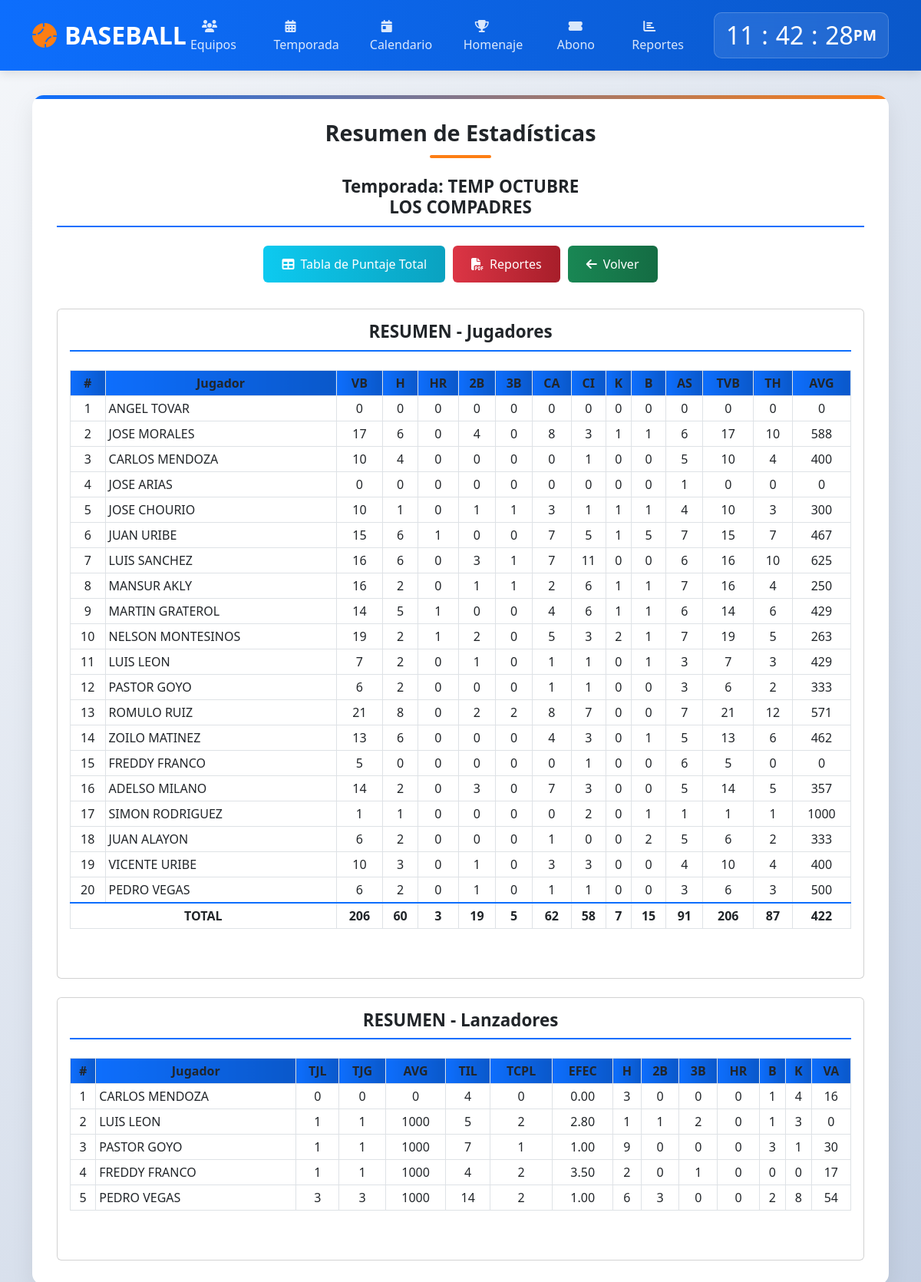
The app's page /modulos/resumen/resumen.php?id=112 with its own data.
### tables this page shows
CREATE TABLE `tab_clasf` (
  `id_tab` int(100) NOT NULL,
  `id_temp` int(100) NOT NULL,
  `id_team` int(100) NOT NULL,
  `name_team` varchar(50) NOT NULL,
  `categoria` varchar(1) NOT NULL,
  `jj` int(100) DEFAULT NULL,
  `jg` int(100) DEFAULT NULL,
  `jp` int(100) DEFAULT NULL,
  `je` int(100) DEFAULT NULL,
  `avg` int(10) DEFAULT NULL,
  `ca` int(100) DEFAULT NULL,
  `ce` int(100) DEFAULT NULL,
  `dif` int(100) DEFAULT NULL
);

CREATE TABLE `temporada` (
  `id_temp` int(100) NOT NULL,
  `name_temp` text NOT NULL,
  `categoria` varchar(1) NOT NULL,
  `partidas` int(100) NOT NULL,
  `innings` int(10) NOT NULL,
  `valor` decimal(10,2) NOT NULL,
  `nequipos` int(10) NOT NULL,
  `activo` int(1) DEFAULT NULL
);

CREATE TABLE `resumen_stats` (
  `id_rsts` int(100) NOT NULL,
  `id_tab` int(100) NOT NULL,
  `id_temp` int(100) NOT NULL,
  `id_team` int(100) NOT NULL,
  `id_player` int(100) NOT NULL,
  `cedula` varchar(100) NOT NULL,
  `name_jgstats` varchar(60) NOT NULL,
  `tnj` int(100) DEFAULT NULL,
  `categoria` varchar(1) NOT NULL,
  `vb` int(100) DEFAULT NULL,
  `h` int(100) DEFAULT NULL,
  `hr` int(100) DEFAULT NULL,
  `2b` int(100) DEFAULT NULL,
  `3b` int(100) DEFAULT NULL,
  `ca` int(100) DEFAULT NULL,
  `ci` int(100) DEFAULT NULL,
  `k` int(100) DEFAULT NULL,
  `b` int(100) DEFAULT NULL,
  `a` int(100) DEFAULT NULL,
  `sf` int(100) DEFAULT NULL,
  `br` int(100) DEFAULT NULL,
  `gp` int(100) DEFAULT NULL,
  `tvb` int(100) DEFAULT NULL,
  `th` int(100) DEFAULT NULL,
  `avg` int(100) DEFAULT NULL,
  `cb` decimal(10,2) DEFAULT NULL
);

CREATE TABLE `resumen_lanz` (
  `id_rslz` int(100) NOT NULL,
  `id_tab` int(100) NOT NULL,
  `id_temp` int(100) NOT NULL,
  `id_team` int(100) NOT NULL,
  `id_player` int(100) NOT NULL,
  `cedula` varchar(100) NOT NULL,
  `name_jglz` varchar(60) NOT NULL,
  `tnj` int(100) DEFAULT NULL,
  `categoria` varchar(1) NOT NULL,
  `tjl` int(100) DEFAULT NULL,
  `tjg` int(100) DEFAULT NULL,
  `avg` int(100) DEFAULT NULL,
  `til` int(100) DEFAULT NULL,
  `tcp` int(100) DEFAULT NULL,
  `tcpl` int(100) DEFAULT NULL,
  `efec` decimal(10,2) DEFAULT NULL,
  `h` int(100) DEFAULT NULL,
  `2b` int(100) DEFAULT NULL,
  `3b` int(100) DEFAULT NULL,
  `hr` int(100) DEFAULT NULL,
  `b` int(100) DEFAULT NULL,
  `k` int(100) DEFAULT NULL,
  `va` int(100) DEFAULT NULL,
  `gp` int(100) DEFAULT NULL,
  `ile` int(100) DEFAULT NULL
);

### modulos/resumen/resumen.php (the view, shortened to what the rows shown need)
<?php
$con = conectar();
$id = filter_var($_REQUEST['id'] ?? 0, FILTER_SANITIZE_NUMBER_INT);
$revisar = "SELECT temporada.*, tab_clasf.* FROM temporada
            INNER JOIN tab_clasf ON temporada.id_temp = tab_clasf.id_temp
            WHERE tab_clasf.id_tab = ?";
$stmt = mysqli_prepare($con, $revisar);
mysqli_stmt_bind_param($stmt, "i", $id);
mysqli_stmt_execute($stmt);
$result = mysqli_stmt_get_result($stmt);
$data = mysqli_fetch_array($result);
$id_team = $data['id_team'];
$id_tab = $data['id_tab'];
$cat = $data['categoria'];
?>
<!DOCTYPE html>
<html lang="es">
<head>
    <link href="https://cdn.jsdelivr.net/npm/bootstrap@5.3.0/dist/css/bootstrap.min.css" rel="stylesheet">
    <link rel="stylesheet" href="https://cdnjs.cloudflare.com/ajax/libs/font-awesome/6.4.0/css/all.min.css">
</head>
<body>
    <header class="header">
        <div class="container">
            <div class="d-flex justify-content-between align-items-center">
                <div class="clock-container">
                    <div class="clock">
                        <h2 id="hour">00</h2><h2 class="dot">:</h2>
                        <h2 id="minute">00</h2><h2 class="dot">:</h2>
                        <h2 id="seconds">00</h2><span id="ampm">AM</span>
                    </div>
                </div>
            </div>
        </div>
    </header>
    <main class="main-content">
        <div class="container">
            <div class="content-container">
                <h1 class="page-title">Resumen de Estadísticas</h1>
                <h4 class="card-title">Temporada: <?php echo htmlspecialchars($data['name_temp']); ?><br><?php echo htmlspecialchars($data['name_team']); ?></h4>
                <div class="action-buttons">
                    <a href="../entradas/entradas.php?id=<?php echo $id; ?>">
                    </a>
                    <a href="../PDF/resumendos.php?id=<?php echo $id; ?>" target="_blank">
                    </a>
                    <a href="../juego/list.php?id=<?php echo $data['id_temp']; ?>&cat=<?php echo htmlspecialchars($cat); ?>">
                    </a>
                </div>
                <div class="card mb-4">
                    <div class="card-body">
                        <div class="table-container">
                            <table class="table table-hover table-sm table-bordered">
                                <thead class="thead-dark">
                                    <tr>
                                        <th>#</th>
                                        <th>Jugador</th>
                                        <th>VB</th>
                                        <th>H</th>
                                        <th>HR</th>
                                        <th>2B</th>
                                        <th>3B</th>
                                        <th>CA</th>
                                        <th>CI</th>
                                        <th>K</th>
                                        <th>B</th>
                                        <th>AS</th>
                                        <th>TVB</th>
                                        <th>TH</th>
                                        <th>AVG</th>
                                    </tr>
                                </thead>
                                <tbody>
                                    <?php
                                    $cons = "SELECT * FROM resumen_stats WHERE id_team = ? AND id_tab = ?";
                                    $stmt = mysqli_prepare($con, $cons);
                                    mysqli_stmt_bind_param($stmt, "ii", $id_team, $id_tab);
                                    mysqli_stmt_execute($stmt);
                                    $result = mysqli_stmt_get_result($stmt);
                                    $jg = 1;
                                    while ($player = mysqli_fetch_array($result)) {
                                    ?>
                                    <tr>
                                        <td class="alte"><?php echo $jg++; ?></td>
                                        <td class="alte" style="text-align: left; word-break: normal"><?php echo htmlspecialchars($player['name_jgstats']); ?></td>
                                        <td class="alte"><?php echo $player['vb']; ?></td>
                                        <td class="alte"><?php echo $player['h']; ?></td>
                                        <td class="alte"><?php echo $player['hr']; ?></td>
                                        <td class="alte"><?php echo $player['2b']; ?></td>
                                        <td class="alte"><?php echo $player['3b']; ?></td>
                                        <td class="alte"><?php echo $player['ca']; ?></td>
                                        <td class="alte"><?php echo $player['ci']; ?></td>
                                        <td class="alte"><?php echo $player['k']; ?></td>
                                        <td class="alte"><?php echo $player['b']; ?></td>
                                        <td class="alte"><?php echo $player['a']; ?></td>
                                        <td class="alte"><?php echo $player['tvb']; ?></td>
                                        <td class="alte"><?php echo $player['th']; ?></td>
                                        <td class="alte"><?php echo $player['avg']; ?></td>
                                    </tr>
                                    <?php } ?>
                                </tbody>
                            </table>
                        </div>
                    </div>
                </div>
                <div class="card">
                    <div class="card-body">
                        <div class="table-container">
                            <table class="table table-hover table-sm table-bordered">
                                <thead class="thead-dark">
                                    <tr>
                                        <th>#</th>
                                        <th>Jugador</th>
                                        <th>TJL</th>
                                        <th>TJG</th>
                                        <th>AVG</th>
                                        <th>TIL</th>
                                        <th>TCPL</th>
                                        <th>EFEC</th>
                                        <th>H</th>
                                        <th>2B</th>
                                        <th>3B</th>
                                        <th>HR</th>
                                        <th>B</th>
                                        <th>K</th>
                                        <th>VA</th>
                                    </tr>
                                </thead>
                                <tbody>
                                    <?php
                                    $cons = "SELECT * FROM resumen_lanz WHERE id_team = ? AND id_tab = ?";
                                    $stmt = mysqli_prepare($con, $cons);
                                    mysqli_stmt_bind_param($stmt, "ii", $id_team, $id_tab);
                                    mysqli_stmt_execute($stmt);
                                    $result = mysqli_stmt_get_result($stmt);
                                    $jg = 1;
                                    while ($player = mysqli_fetch_array($result)) {
                                    ?>
                                    <tr>
                                        <td class="alte"><?php echo $jg++; ?></td>
                                        <td class="alte" style="text-align: left;"><?php echo htmlspecialchars($player['name_jglz']); ?></td>
                                        <td class="alte"><?php echo $player['tjl']; ?></td>
                                        <td class="alte"><?php echo $player['tjg']; ?></td>
                                        <td class="alte"><?php echo $player['avg']; ?></td>
                                        <td class="alte"><?php echo $player['til']; ?></td>
                                        <td class="alte"><?php echo $player['tcpl']; ?></td>
                                        <td class="alte"><?php echo $player['efec']; ?></td>
                                        <td class="alte"><?php echo $player['h']; ?></td>
                                        <td class="alte"><?php echo $player['2b']; ?></td>
                                        <td class="alte"><?php echo $player['3b']; ?></td>
                                        <td class="alte"><?php echo $player['hr']; ?></td>
                                        <td class="alte"><?php echo $player['b']; ?></td>
                                        <td class="alte"><?php echo $player['k']; ?></td>
                                        <td class="alte"><?php echo $player['va']; ?></td>
                                    </tr>
                                    <?php } ?>
                                </tbody>
                            </table>
                        </div>
                    </div>
                </div>
            </div>
        </div>
    </main>
</body>
</html>

### records on screen
tab_clasf: id_temp.name_temp "TEMP OCTUBRE", name_team "LOS COMPADRES"
resumen_stats: name_jgstats "ANGEL TOVAR", vb "0", h "0", hr "0", 2b "0", 3b "0", ca "0", ci "0", k "0", b "0", a "0", tvb "0", th "0", avg "0"
resumen_stats: name_jgstats "JOSE MORALES", vb "17", h "6", hr "0", 2b "4", 3b "0", ca "8", ci "3", k "1", b "1", a "6", tvb "17", th "10", avg "588"
resumen_stats: name_jgstats "CARLOS MENDOZA", vb "10", h "4", hr "0", 2b "0", 3b "0", ca "0", ci "1", k "0", b "0", a "5", tvb "10", th "4", avg "400"
resumen_stats: name_jgstats "JOSE ARIAS", vb "0", h "0", hr "0", 2b "0", 3b "0", ca "0", ci "0", k "0", b "0", a "1", tvb "0", th "0", avg "0"
resumen_stats: name_jgstats "JOSE CHOURIO", vb "10", h "1", hr "0", 2b "1", 3b "1", ca "3", ci "1", k "1", b "1", a "4", tvb "10", th "3", avg "300"
resumen_stats: name_jgstats "JUAN URIBE", vb "15", h "6", hr "1", 2b "0", 3b "0", ca "7", ci "5", k "1", b "5", a "7", tvb "15", th "7", avg "467"
resumen_stats: name_jgstats "LUIS SANCHEZ", vb "16", h "6", hr "0", 2b "3", 3b "1", ca "7", ci "11", k "0", b "0", a "6", tvb "16", th "10", avg "625"
resumen_stats: name_jgstats "MANSUR AKLY", vb "16", h "2", hr "0", 2b "1", 3b "1", ca "2", ci "6", k "1", b "1", a "7", tvb "16", th "4", avg "250"
resumen_stats: name_jgstats "MARTIN GRATEROL", vb "14", h "5", hr "1", 2b "0", 3b "0", ca "4", ci "6", k "1", b "1", a "6", tvb "14", th "6", avg "429"
resumen_stats: name_jgstats "NELSON MONTESINOS", vb "19", h "2", hr "1", 2b "2", 3b "0", ca "5", ci "3", k "2", b "1", a "7", tvb "19", th "5", avg "263"
resumen_stats: name_jgstats "LUIS LEON", vb "7", h "2", hr "0", 2b "1", 3b "0", ca "1", ci "1", k "0", b "1", a "3", tvb "7", th "3", avg "429"
resumen_stats: name_jgstats "PASTOR GOYO", vb "6", h "2", hr "0", 2b "0", 3b "0", ca "1", ci "1", k "0", b "0", a "3", tvb "6", th "2", avg "333"
resumen_stats: name_jgstats "ROMULO RUIZ", vb "21", h "8", hr "0", 2b "2", 3b "2", ca "8", ci "7", k "0", b "0", a "7", tvb "21", th "12", avg "571"
resumen_stats: name_jgstats "ZOILO MATINEZ", vb "13", h "6", hr "0", 2b "0", 3b "0", ca "4", ci "3", k "0", b "1", a "5", tvb "13", th "6", avg "462"
resumen_stats: name_jgstats "FREDDY FRANCO", vb "5", h "0", hr "0", 2b "0", 3b "0", ca "0", ci "1", k "0", b "0", a "6", tvb "5", th "0", avg "0"
resumen_stats: name_jgstats "ADELSO MILANO", vb "14", h "2", hr "0", 2b "3", 3b "0", ca "7", ci "3", k "0", b "0", a "5", tvb "14", th "5", avg "357"
resumen_stats: name_jgstats "SIMON RODRIGUEZ", vb "1", h "1", hr "0", 2b "0", 3b "0", ca "0", ci "2", k "0", b "1", a "1", tvb "1", th "1", avg "1000"
resumen_stats: name_jgstats "JUAN ALAYON", vb "6", h "2", hr "0", 2b "0", 3b "0", ca "1", ci "0", k "0", b "2", a "5", tvb "6", th "2", avg "333"
resumen_stats: name_jgstats "VICENTE URIBE", vb "10", h "3", hr "0", 2b "1", 3b "0", ca "3", ci "3", k "0", b "0", a "4", tvb "10", th "4", avg "400"
resumen_stats: name_jgstats "PEDRO VEGAS", vb "6", h "2", hr "0", 2b "1", 3b "0", ca "1", ci "1", k "0", b "0", a "3", tvb "6", th "3", avg "500"
resumen_lanz: name_jglz "CARLOS MENDOZA", tjl "0", tjg "0", avg "0", til "4", tcpl "0", efec "0.00", h "3", 2b "0", 3b "0", hr "0", b "1", k "4", va "16"
resumen_lanz: name_jglz "LUIS LEON", tjl "1", tjg "1", avg "1000", til "5", tcpl "2", efec "2.80", h "1", 2b "1", 3b "2", hr "0", b "1", k "3", va "0"
resumen_lanz: name_jglz "PASTOR GOYO", tjl "1", tjg "1", avg "1000", til "7", tcpl "1", efec "1.00", h "9", 2b "0", 3b "0", hr "0", b "3", k "1", va "30"
resumen_lanz: name_jglz "FREDDY FRANCO", tjl "1", tjg "1", avg "1000", til "4", tcpl "2", efec "3.50", h "2", 2b "0", 3b "1", hr "0", b "0", k "0", va "17"
resumen_lanz: name_jglz "PEDRO VEGAS", tjl "3", tjg "3", avg "1000", til "14", tcpl "2", efec "1.00", h "6", 2b "3", 3b "0", hr "0", b "2", k "8", va "54"

### other values on screen
$gapa['tvb'] "206"
$gapa['th'] "60"
$gapa['thr'] "3"
$gapa['t2b'] "19"
$gapa['t3b'] "5"
$gapa['tca'] "62"
$gapa['tci'] "58"
$gapa['tk'] "7"
$gapa['tb'] "15"
$gapa['ta'] "91"
$dtvb "206"
$dth "87"
$avg "422"
